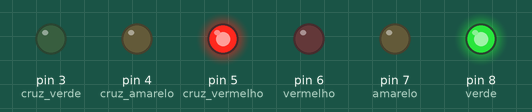
This sketch was run on a simulated Arduino Uno, built with avr-gcc and run on an emulated ATmega328P. Shown: output pins drawn as LEDs (lit = HIGH).

Above: at 1.5 s.
At 3.5 s:
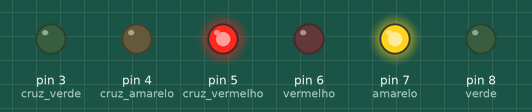
At 5.5 s:
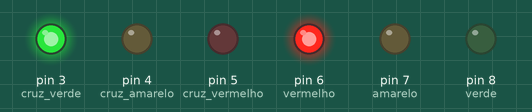
At 7.5 s:
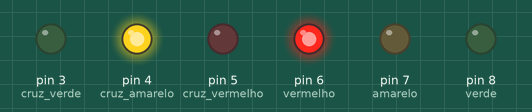
Timing chart, 0 to 10.4 s (numbered marks = the images above):
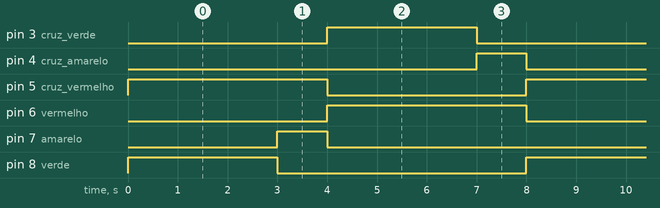

The sketch:

sketch_aug13a.ino
```cpp
int vermelho = 6;
int amarelo = 7;
int verde = 8;

int cruz_vermelho = 5;
int cruz_amarelo = 4;
int cruz_verde = 3;

void setup() {
  // initialize digital pin LED_BUILTIN as an output.
  pinMode(verde, OUTPUT); //verde
  pinMode(amarelo, OUTPUT); //amarelo
  pinMode(vermelho, OUTPUT); //vermelho
  pinMode(cruz_vermelho, OUTPUT);
  pinMode(cruz_amarelo, OUTPUT);
  pinMode(cruz_verde, OUTPUT);

}

// the loop function runs over and over again forever
void loop() {
  digitalWrite(verde, HIGH);
  digitalWrite(amarelo, LOW);// turn the LED on (HIGH is the voltage level)
  digitalWrite(vermelho, LOW);
  digitalWrite(cruz_vermelho, HIGH);
  digitalWrite(cruz_amarelo, LOW);
  digitalWrite(cruz_verde, LOW);
  delay(3000);                       // wait for a second
  digitalWrite(verde, LOW);
  digitalWrite(amarelo, HIGH);// turn the LED off by making the voltage LOW
  digitalWrite(vermelho, LOW);
  digitalWrite(cruz_vermelho, HIGH);
  digitalWrite(cruz_amarelo, LOW);
  digitalWrite(cruz_verde, LOW);
  delay(1000);                       // wait for a second
  digitalWrite(verde, LOW);
  digitalWrite(amarelo, LOW);
  digitalWrite(vermelho, HIGH);
  digitalWrite(cruz_vermelho, LOW);
  digitalWrite(cruz_amarelo, LOW);
  digitalWrite(cruz_verde, HIGH);
  delay(3000);                       // wait for a second
  digitalWrite(verde, LOW);
  digitalWrite(amarelo, LOW);// turn the LED off by making the voltage LOW
  digitalWrite(vermelho, HIGH);
  digitalWrite(cruz_vermelho, LOW);
  digitalWrite(cruz_amarelo, HIGH);
  digitalWrite(cruz_verde, LOW);
  delay(1000);
}
```

Measured:
- by itself, pin 3 (cruz_verde), pin 8 (verde): alternates HIGH for 3.0 s and LOW for 5.0 s
- by itself, pin 4 (cruz_amarelo), pin 7 (amarelo): alternates HIGH for 1.0 s and LOW for 7.0 s
- by itself, pin 5 (cruz_vermelho), pin 6 (vermelho): alternates HIGH for 4.0 s and LOW for 4.0 s
